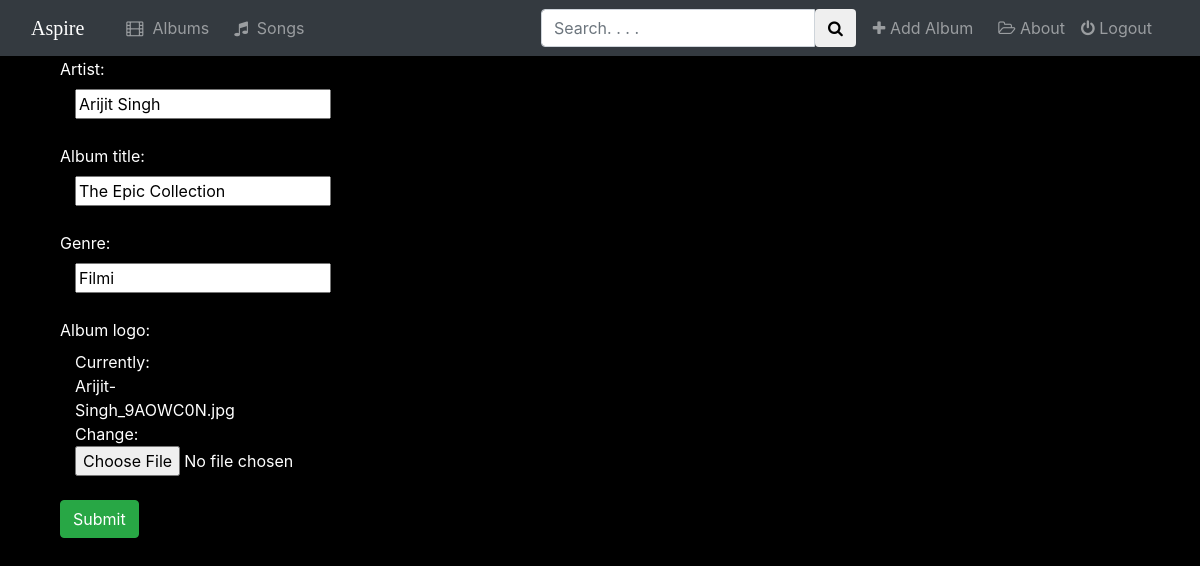
/music/album/6/, run on the app's committed database.
### music/models.py (models this page shows, shortened)
class Album(models.Model):
    artist = models.CharField(max_length=250)
    album_title = models.CharField(max_length=500)
    genre = models.CharField(max_length=100)
    album_logo = models.FileField()

### music/views.py (the view)
# urls.py: re_path(r'album/(?P<pk>[0-9]+)/$', views.AlbumUpdate.as_view(), name='album-update'),
class AlbumUpdate(UpdateView):
    model = Album
    fields = ['artist', 'album_title', 'genre', 'album_logo']

### music/templates/music/album_form.html (shortened to what this page needs)
<!DOCTYPE html>
<html lang="en">
<head>
	 {% extends 'music/base.html' %}
	{% block navbody %}
	<div class="container_fluid">
		<div class="row">
			<div class="col-sm-10 col-sm-7">
				<div class="panel panel_default">
					<div class="panel-body">
                      <form class="form-horizontal" action="" method="post" enctype="multipart/form-data">
                      	{% include 'music/form-template.html' %}
                      	<div class="form-group">
                      		<div class="col-sm-offset-2 col-sm-8">
                      			<button type="submit" class="btn btn-success">Submit</button>
                      		</div>
                      	</div>
                      </form>
                    </div>
				</div>
			</div>
		</div>
	</div>
{% endblock %}

### music/templates/music/form-template.html (shortened to what this page needs)
<!DOCTYPE html>
<html lang="en">
<head>
</head>
<body>
{% for fields in form %}
 <div class="form-group">
	<div class="col-sm-offset-2 col-sm-8">
	</div>
	<label class="control-label col-sm-2" style="color:white;">{{ fields.label_tag }}
		<div class="col-sm-10">{{ fields }} </div>
	</label>
 </div>
{% endfor %}
</body>
</html>

### music/static/music/index.css (style rules this page uses)
body { background-color:black; }
a { color:white; text-decoration:none; }

### data on the page
Album: form "Arijit Singh" "The Epic Collection" "Filmi"

### other printed values
{{ fields.label_tag }} "Artist:" "Album title:" "Genre:" "Album logo:"
